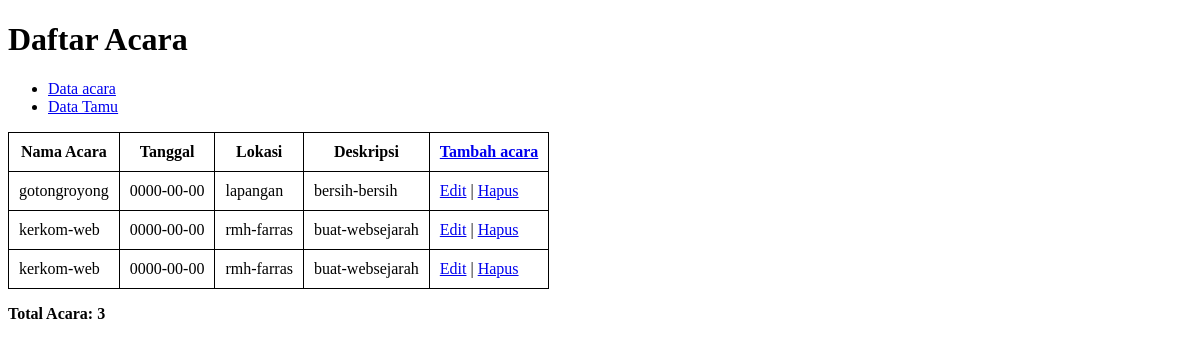
Page /acara/index.php on the earlier database version.
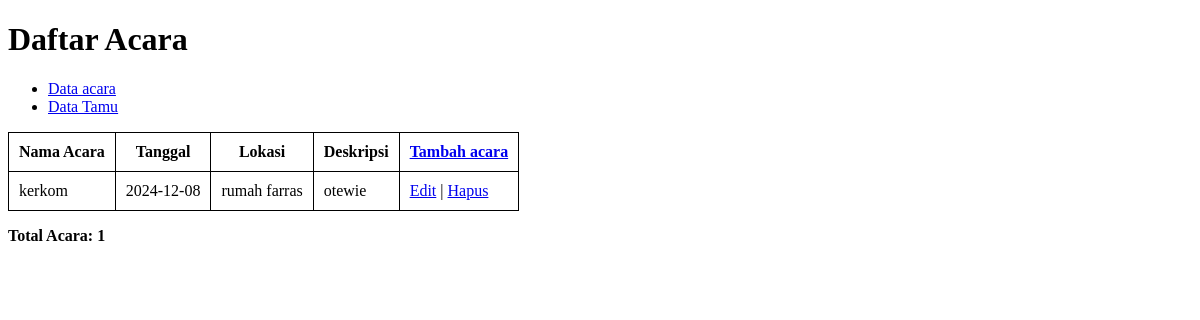
Same page on the later database version.
### tables this page shows
CREATE TABLE `acara` (
  `acara_id` int(11) NOT NULL,
  `nama_acara` varchar(255) NOT NULL,
  `tgl_acara` date NOT NULL,
  `lokasi_acara` varchar(255) DEFAULT NULL,
  `deskripsi` text DEFAULT NULL
);

### acara/index.php (the view, shortened to what this page needs)
<?php
include("../config.php");
$query = "SELECT * FROM acara";
$result = mysqli_query($db, $query);
$total_acara = mysqli_num_rows($result);
?>
<!DOCTYPE html>
<html>
<head>
</head>
<body>
    <h1>Daftar Acara</h1>
    <ul>
    <li><a href="index.php">Data acara</a></li>
    <li><a href="../tamu/tamu.php">Data Tamu</a></li>
    </ul>
    <table>
        <thead>
            <tr>
                <th>Nama Acara</th>
                <th>Tanggal</th>
                <th>Lokasi</th>
                <th>Deskripsi</th>
                <th><a href="tambah_acara.php">Tambah acara</a></th>
            </tr>
        </thead>
        <tbody>
            <?php while ($acara = mysqli_fetch_assoc($result)): ?>
                <tr>
                    <td><?= $acara['nama_acara']; ?></td>
                    <td><?= $acara['tgl_acara']; ?></td>
                    <td><?= $acara['lokasi_acara']; ?></td>
                    <td><?= $acara['deskripsi']; ?></td>
                    <td>
                        <a href="edit_acara.php?acara_id=<?= $acara['acara_id']; ?>">Edit</a> |
                        <a href="hapus_acara.php?acara_id=<?= $acara['acara_id']; ?>" onclick="return confirm('Hapus acara ini?');">Hapus</a>
                    </td>
                </tr>
            <?php endwhile; ?>
        </tbody>
    </table>
</body>
<p><strong>Total Acara: <?= $total_acara; ?></strong></p>
</html>

### acara/index.php (style rules this page uses)
table,thead,th,td { border:1px solid black; border-collapse:collapse; padding:10px; }

Differences in the rows shown:
removed acara: nama_acara "gotongroyong", tgl_acara "0000-00-00", lokasi_acara "lapangan", deskripsi "bersih-bersih"
removed acara: nama_acara "kerkom-web", tgl_acara "0000-00-00", lokasi_acara "rmh-farras", deskripsi "buat-websejarah"
removed acara: nama_acara "kerkom-web", tgl_acara "0000-00-00", lokasi_acara "rmh-farras", deskripsi "buat-websejarah"
added acara: nama_acara "kerkom", tgl_acara "2024-12-08", lokasi_acara "rumah farras", deskripsi "otewie"
Other differences:
$total_acara: "3" → "1"
